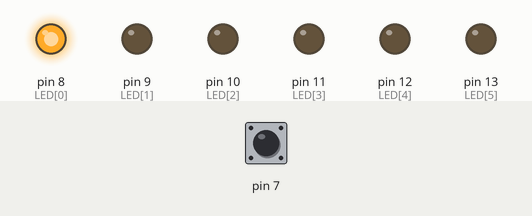
Bench run of a sketch on a simulated Arduino Uno, built with avr-gcc and run on an emulated ATmega328P. On the bench: output pins drawn as LEDs (lit = HIGH). Dashed ring = blinking. The test bench sets the inputs (shaded band); at power-on: pin 7 HIGH.

Above: at 0.1 s.
1.3 s: pin 7 pulled LOW for 0.25 s
At 1.7 s:
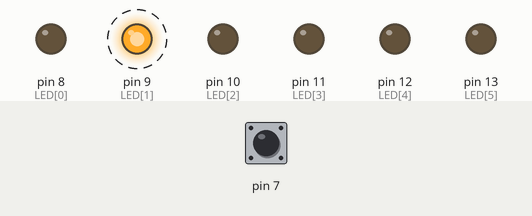
4.3 s: pin 7 pulled LOW for 3.2 s
At 7.9 s:
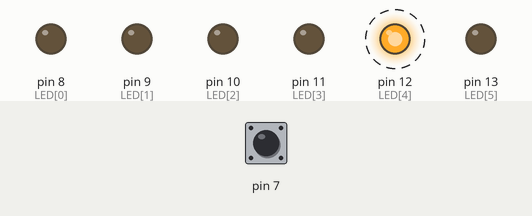
Timing chart, 0 to 15.0 s (numbered marks = the images above; inputs shaded):
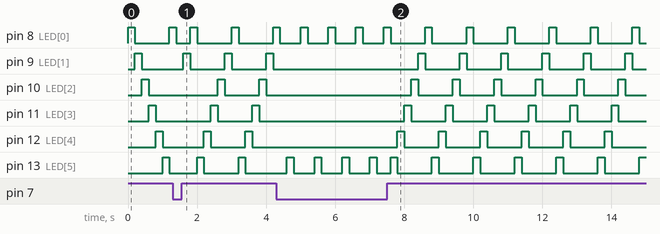

The sketch:

03.ino
```cpp
/*
 * 利用按鈕來控制流水燈的方向
 */

int i = 0,
    j = 0,
    buttonState = 0,
    LED[] = {8, 9, 10, 11, 12, 13},
    direct = 0,
    delayTime = 200;


void setup() {
  pinMode(7, INPUT_PULLUP); // 上拉電阻
  Serial.begin(9600);
  for (i = 0; i < 6; i++){
    pinMode(LED[i], OUTPUT);
    digitalWrite(LED[i], LOW);
  }
}

void loop() {
  buttonState = digitalRead(7);

  if (buttonState == LOW){
    delay(delayTime);
    direct = !(direct); // 更改方向
  }

  if (direct == 0){ // 由右至左
    digitalWrite(LED[j], HIGH);
    delay(delayTime);
    j += 1;
    if (j == 6) j = 0;
  } else{ // 由左至右
    digitalWrite(LED[j], HIGH);
    delay(delayTime);
    j -= 1;
    if (j == -1) j = 5;
  }

  for (i = 0; i < 6; i++){ // 關閉全部的LED
    digitalWrite(LED[i], LOW);
  }
}
```
